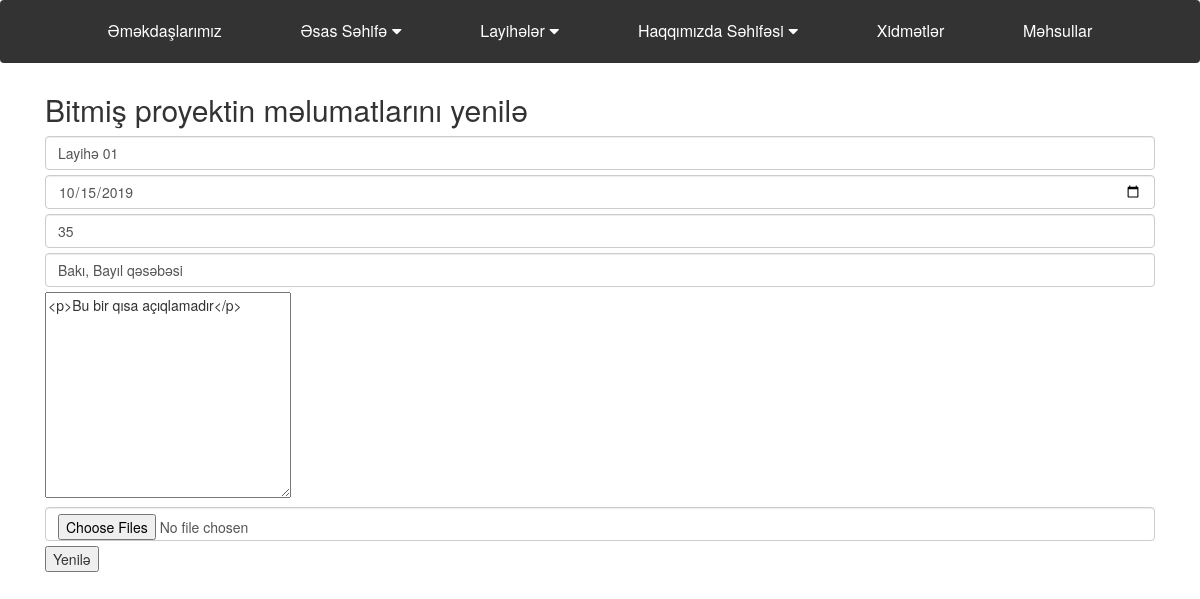
/admin/projects/ongoing_projects/update/1, run on the app's committed database.
### app/models.py (models this page shows)
class OnGoingProject(db.Model):
    id = db.Column(db.Integer, primary_key=True)
    title = db.Column(db.String(100))
    description = db.Column(db.Text)
    start_time = db.Column(db.String(100))
    progress = db.Column(db.String(50))
    location = db.Column(db.String(100))
    images = db.relationship('OnGoingProjectImage', backref='project', lazy=True)
    slugified_title = db.Column(db.String(100))

### admin/routes.py (the view, shortened to what this page needs)
@admin_bp.route("/projects/ongoing_projects/update/<id>", methods=["GET", "POST"])
def update_ongoing_project(id):
    from app import db,app
    from app.models import OnGoingProject,OnGoingProjectImage
    from app.tools import slugify
    ogProjectForUpdate = OnGoingProject.query.get(id)
    return render_template('admin/update_ongoing_project.html', project=ogProjectForUpdate)

### admin/templates/admin/update_ongoing_project.html (shortened to what this page needs)
{% extends "admin/base.html" %}
{% block dt1 %}
<link href="https://stackpath.bootstrapcdn.com/bootstrap/3.4.1/css/bootstrap.min.css" rel="stylesheet">
<link href="https://cdn.jsdelivr.net/npm/summernote@0.8.18/dist/summernote.min.css" rel="stylesheet">
{% endblock %}
{% block page %}
<div class="container">
    <h2>Bitmiş proyektin məlumatlarını yenilə</h2>
    <form action="/admin/projects/ongoing_projects/update/{{project.id}}" method="POST" enctype="multipart/form-data">
        <div class="form-group my-2">
            <input type="text" name="title" class="form-control" value="{{project.title}}" placeholder="Başlıq">
        </div>
        <div class="form-group my-2">
            <input type="date" name="start_time" class="form-control" value="{{project.start_time}}"  placeholder="Başlama Vaxtı">
        </div>
        <div class="form-group my-2">
            <input type="text" name="progress" class="form-control"  value="{{project.progress}}" placeholder="Layihənin irəliləmə faizi">
        </div>
        <div class="form-group my-2">
            <input type="text" name="location" class="form-control"  value="{{project.location}}" placeholder="Yerləşdiyi Məkan">
        </div>
        <div class="form-group my-2">
            <textarea name="description" id="summernote" cols="30" rows="10" placeholder="Qısa açıqlama">{{project.description}}</textarea>
        </div>
        <div class="form-group my-2">
            <input type="file" name="images[]"  multiple="true" autocomplete="off" class="form-control" placeholder="Şəkil">
        </div>
        <input type="submit" value="Yenilə">
      </form>
</div>
{% endblock %}

### data on the page
OnGoingProject: title "Layihə 01", start_time "10/15/2019", progress "35", location "Bakı, Bayıl qəsəbəsi", description "<p>Bu bir qısa açıqlamadır</p>"
